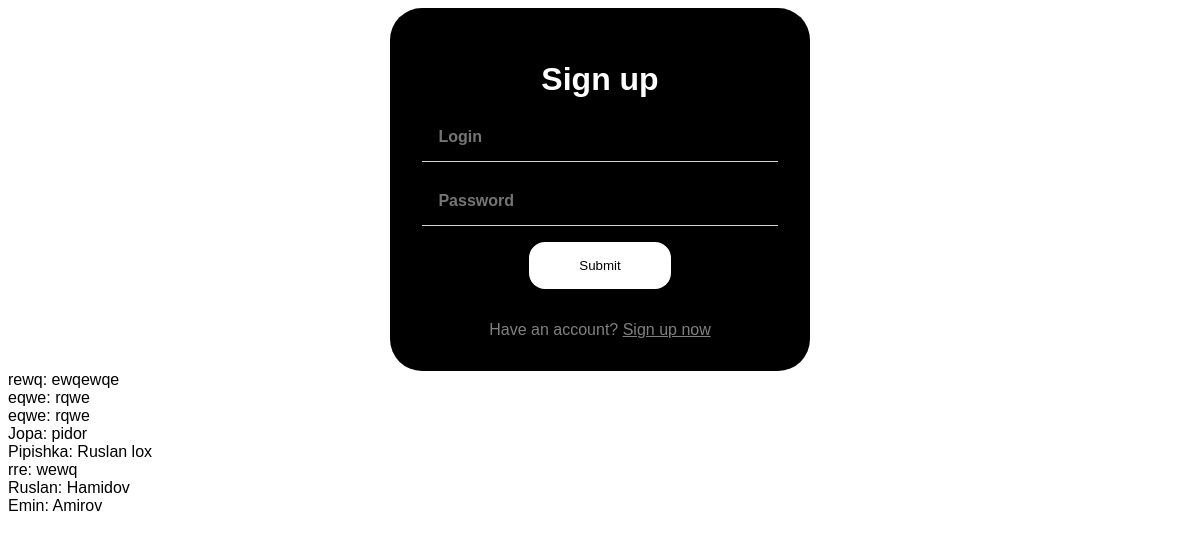
Before: / with the older database file.
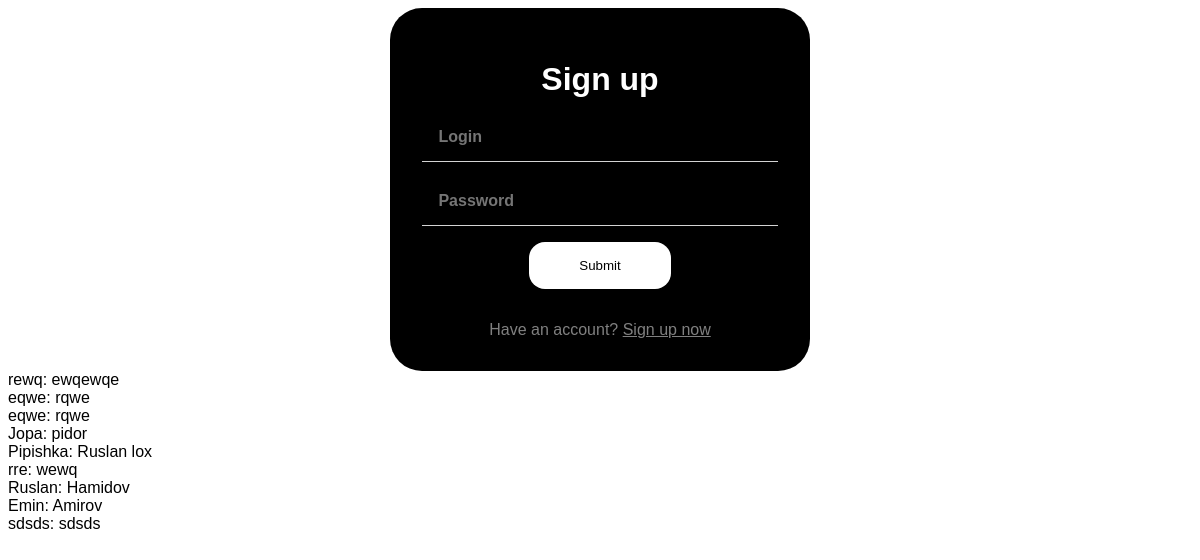
After: the same page with the newer database file.
### tables this page shows
CREATE TABLE users (
		id integer primary key autoincrement,
		logins varchar(255) not null,
		passwords varchar(255) not null
);

### app.py (the view)
@app.route('/', methods=["GET", "POST"], strict_slashes=False)
def home_page():
    users = get_users()
    if session.get('current_user') is None:
        return render_template("login.html", users = users)
    else:
        return render_template("userpage.html", user = session['current_user'])

### models.py (called while the page is built)
def get_users():
    con = sql.connect(path.join(ROOT, 'database.db'))
    cur = con.cursor()
    cur.execute('select * from users')
    users = cur.fetchall()
    con.close()
    return users

### templates/login.html (shortened to what this page needs)
<html lang="en">
<head>
    <link rel="stylesheet" href="{{ url_for('static', filename='styles.css') }}">
</head>
<body>
    <form action="make_user" class="Form" method="post">
        <h1>Sign up</h1>
        <input type="text" name="login" placeholder="Login" required>
        <input type="text" name="password" placeholder="Password" required>
        <input type="submit">
        <label>Have an account? <a href="#" method="get">Sign up now</a></label>
    </form>
    {% for user in users %}
        <div>{{ user[1] + ': ' + user[2] }}</div>
    {% endfor %}
</body>
</html>

Changed rows visible on the page:
added users: logins+passwords "sdsds: sdsds"
